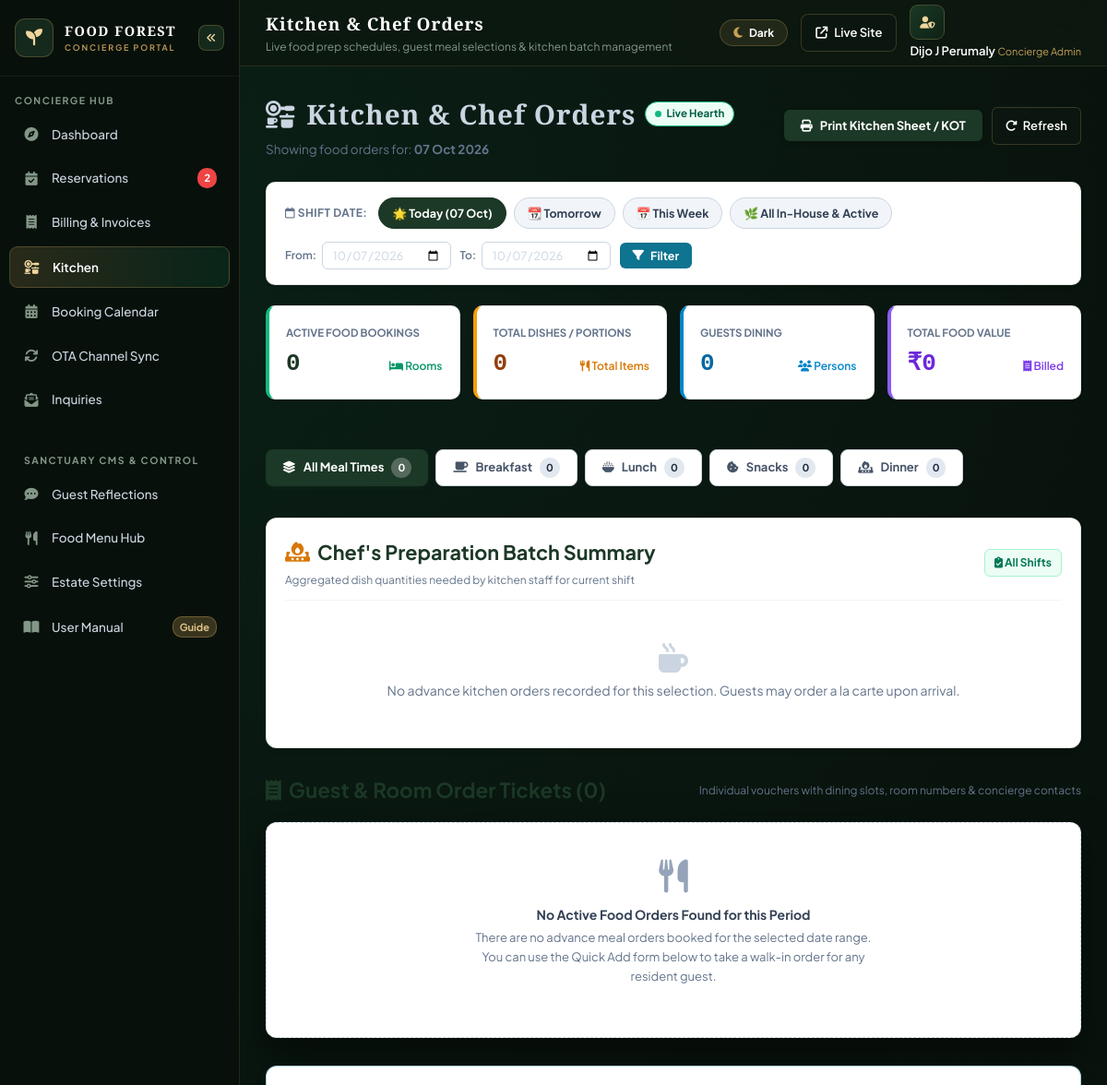
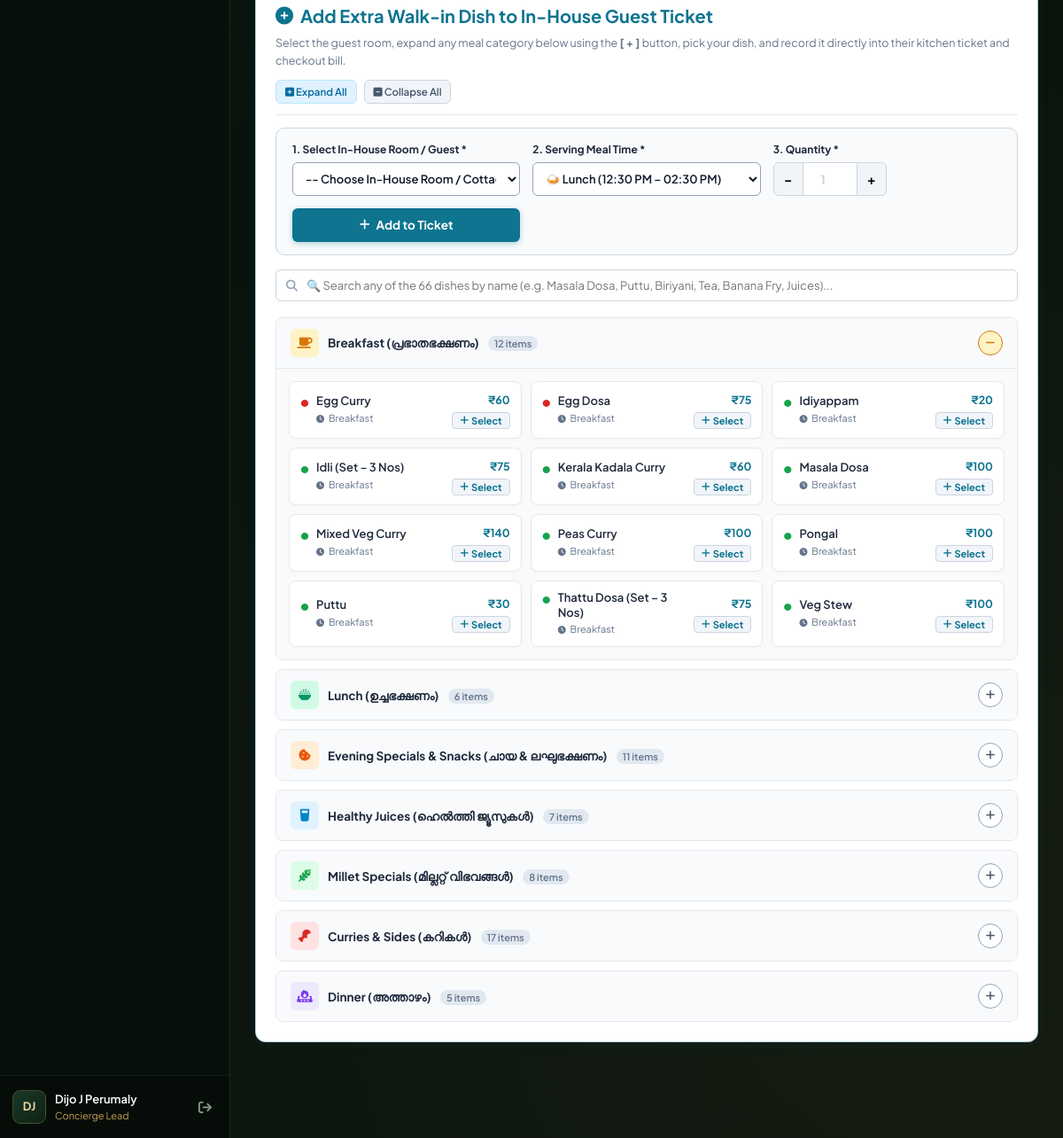
/admin/kitchen.php (signed in), run on the app's committed database (2 pictures, top to bottom).
### tables this page shows
CREATE TABLE `food_menu` (
  `id` int(11) NOT NULL AUTO_INCREMENT,
  `category` varchar(50) NOT NULL,
  `default_meal_time` varchar(50) DEFAULT 'breakfast',
  `heading` varchar(200) NOT NULL,
  `subtitle` varchar(255) DEFAULT NULL,
  `price` decimal(10,2) NOT NULL DEFAULT 0.00,
  `price_note` varchar(100) DEFAULT 'Per Set',
  `description` text DEFAULT NULL,
  `inclusions` text DEFAULT NULL,
  `dietary_type` varchar(50) DEFAULT 'veg',
  `badge` varchar(100) DEFAULT 'Farm Fresh',
  `image_url` varchar(255) DEFAULT NULL,
  `gallery_images` text DEFAULT NULL,
  `display_order` int(11) DEFAULT 0,
  `is_active` tinyint(1) DEFAULT 1,
  `created_at` timestamp NOT NULL DEFAULT current_timestamp(),
  PRIMARY KEY (`id`)
);

### admin/kitchen.php (the view, shortened to what the rows shown need)
<?php
require_once __DIR__ . '/includes/header.php';
$pdo = get_db();
$all_dishes = $pdo->query("SELECT id, heading, category, price, default_meal_time, dietary_type FROM food_menu WHERE is_active = 1 ORDER BY category ASC, heading ASC")->fetchAll(PDO::FETCH_ASSOC);
?>
<div class="adm-kitchen-wrap" style="padding-bottom: 50px;">
    <div class="adm-section-header" style="display: flex; justify-content: space-between; align-items: center; flex-wrap: wrap; gap: 16px; margin-bottom: 24px;">
        <div>
            <div style="display: flex; align-items: center; gap: 10px; flex-wrap: wrap;">
                <h1 class="adm-page-title font-serif" style="margin: 0; font-size: 1.85rem; color: var(--accent-green); display: flex; align-items: center; gap: 10px;">
                    <i class="fa-solid fa-kitchen-set" style="color: var(--accent-gold);"></i>
                    Kitchen &amp; Chef Orders
                </h1>
            </div>
        </div>
    </div>
    <div class="adm-card" style="background: #FFFFFF; border: 1.5px solid rgba(14, 116, 144, 0.35); border-radius: 12px; padding: 22px; box-shadow: 0 4px 14px rgba(14, 116, 144, 0.08); margin-top: 25px;">
        <?php
        $categories_meta = [
            'breakfast' => ['title' => 'Breakfast (പ്രഭാതഭക്ഷണം)', 'icon' => 'fa-mug-saucer', 'color' => '#D97706', 'bg' => '#FEF3C7', 'default_open' => true],
            'lunch' => ['title' => 'Lunch (ഉച്ചഭക്ഷണം)', 'icon' => 'fa-bowl-rice', 'color' => '#059669', 'bg' => '#D1FAE5', 'default_open' => false],
            'snacks' => ['title' => 'Evening Specials & Snacks (ചായ & ലഘുഭക്ഷണം)', 'icon' => 'fa-cookie-bite', 'color' => '#EA580C', 'bg' => '#FFEDD5', 'default_open' => false],
            'juices' => ['title' => 'Healthy Juices (ഹെൽത്തി ജ്യൂസുകൾ)', 'icon' => 'fa-glass-water', 'color' => '#0284C7', 'bg' => '#E0F2FE', 'default_open' => false],
            'millet' => ['title' => 'Millet Specials (മില്ലറ്റ് വിഭവങ്ങൾ)', 'icon' => 'fa-wheat-awn', 'color' => '#16A34A', 'bg' => '#DCFCE7', 'default_open' => false],
            'curries' => ['title' => 'Curries & Sides (കറികൾ)', 'icon' => 'fa-drumstick-bite', 'color' => '#DC2626', 'bg' => '#FEE2E2', 'default_open' => false],
            'dinner' => ['title' => 'Dinner (അത്താഴം)', 'icon' => 'fa-fire-burner', 'color' => '#7C3AED', 'bg' => '#EDE9FE', 'default_open' => false],
        ];
        $dishes_by_category = [];
        foreach ($all_dishes as $d) {
            $cat = $d['category'] ?? 'lunch';
            if (!isset($dishes_by_category[$cat])) {
                $dishes_by_category[$cat] = [];
            }
            $dishes_by_category[$cat][] = $d;
        }
        ?>
        <div class="menu-categories-accordion" id="menu_categories_accordion" style="display: flex; flex-direction: column; gap: 10px;">
            <?php foreach ($categories_meta as $cat_key => $meta):
                $cat_dishes = $dishes_by_category[$cat_key] ?? [];
                $is_open = !empty($meta['default_open']);
            ?>
                <div class="category-accordion-item" id="cat-card-<?php echo $cat_key; ?>" style="border: 1.5px solid #E2E8F0; border-radius: 8px; overflow: hidden; background: #FFFFFF; transition: border-color 0.2s ease;">
                    <div class="cat-accordion-header" onclick="toggleMenuCategory('<?php echo $cat_key; ?>');" style="background: #F8FAFC; padding: 12px 16px; cursor: pointer; display: flex; justify-content: space-between; align-items: center; user-select: none; border-bottom: <?php echo $is_open ? '1px solid #E2E8F0' : 'none'; ?>;">
                        <div style="display: flex; align-items: center; gap: 10px;">
                            <span style="width: 32px; height: 32px; border-radius: 6px; background: <?php echo $meta['bg']; ?>; color: <?php echo $meta['color']; ?>; display: inline-flex; align-items: center; justify-content: center; font-size: 14px;">
                                <i class="fa-solid <?php echo $meta['icon']; ?>"></i>
                            </span>
                            <div>
                                <span style="font-weight: 700; font-size: 13.5px; color: #1E293B;">
                                    <?php echo htmlspecialchars($meta['title']); ?>
                                </span>
                                <span style="margin-left: 8px; font-size: 11px; font-weight: 600; color: #64748B; background: #E2E8F0; padding: 2px 7px; border-radius: 10px;">
                                    <?php echo count($cat_dishes); ?> items
                                </span>
                            </div>
                        </div>
                        <button type="button" class="cat-toggle-btn" id="cat-btn-<?php echo $cat_key; ?>" aria-label="Toggle category" style="width: 28px; height: 28px; border-radius: 50%; border: 1.5px solid <?php echo $is_open ? $meta['color'] : '#94A3B8'; ?>; background: <?php echo $is_open ? $meta['bg'] : '#FFFFFF'; ?>; color: <?php echo $is_open ? $meta['color'] : '#475569'; ?>; display: flex; align-items: center; justify-content: center; font-size: 12px; cursor: pointer; transition: all 0.2s ease;">
                            <i class="fa-solid <?php echo $is_open ? 'fa-minus' : 'fa-plus'; ?>"></i>
                        </button>
                    </div>
                    <div class="cat-accordion-body" id="cat-body-<?php echo $cat_key; ?>" style="display: <?php echo $is_open ? 'grid' : 'none'; ?>; grid-template-columns: repeat(auto-fill, minmax(260px, 1fr)); gap: 10px; padding: 14px; background: #FAFAFA;">
                        <?php foreach ($cat_dishes as $dish):
                            $is_veg = (($dish['dietary_type'] ?? 'veg') === 'veg');
                        ?>
                            <div class="dish-item-card"
                                 id="dish-card-<?php echo $dish['id']; ?>"
                                 data-dish-id="<?php echo $dish['id']; ?>"
                                 data-dish-name="<?php echo htmlspecialchars($dish['heading'], ENT_QUOTES); ?>"
                                 data-dish-price="<?php echo (float)$dish['price']; ?>"
                                 data-dish-meal="<?php echo htmlspecialchars($dish['default_meal_time']); ?>"
                                 data-dish-category="<?php echo htmlspecialchars($dish['category']); ?>"
                                 onclick="selectDishForWalkin(this);"
                                 style="background: #FFFFFF; border: 1.5px solid #E2E8F0; border-radius: 8px; padding: 10px 12px; cursor: pointer; display: flex; justify-content: space-between; align-items: center; gap: 8px; transition: all 0.2s ease; box-shadow: 0 1px 3px rgba(0,0,0,0.02);">
                                <div style="display: flex; align-items: flex-start; gap: 8px; flex: 1;">
                                    <span style="color: <?php echo $is_veg ? '#16A34A' : '#DC2626'; ?>; font-size: 11px; margin-top: 2px;">●</span>
                                    <div>
                                        <div class="dish-name-label" style="font-size: 13px; font-weight: 600; color: #1E293B; line-height: 1.3;">
                                            <?php echo htmlspecialchars($dish['heading']); ?>
                                        </div>
                                        <div style="font-size: 11px; color: #64748B; margin-top: 2px; text-transform: capitalize;">
                                            <i class="fa-solid fa-clock" style="font-size: 9px; margin-right: 3px;"></i> <?php echo htmlspecialchars($dish['default_meal_time']); ?>
                                        </div>
                                    </div>
                                </div>
                                <div style="display: flex; flex-direction: column; align-items: flex-end; gap: 4px;">
                                    <span style="font-size: 12.5px; font-weight: 700; color: #0E7490;">
                                        ₹<?php echo number_format($dish['price'], 0); ?>
                                    </span>
                                    <button type="button" class="dish-select-btn" style="padding: 2px 8px; font-size: 11px; font-weight: 700; background: #F1F5F9; color: #0E7490; border: 1px solid #CBD5E1; border-radius: 4px; cursor: pointer; display: inline-flex; align-items: center; gap: 3px;">
                                        <i class="fa-solid fa-plus"></i> Select
                                    </button>
                                </div>
                            </div>
                        <?php endforeach; ?>
                    </div>
                </div>
            <?php endforeach; ?>
        </div>
    </div>
</div>
<?php
require_once __DIR__ . '/includes/footer.php';
?>

### data on the page
food_menu: heading "Egg Curry", default_meal_time "Breakfast", price "60"
food_menu: heading "Egg Dosa", default_meal_time "Breakfast", price "75"
food_menu: heading "Idiyappam", default_meal_time "Breakfast", price "20"
food_menu: heading "Idli (Set – 3 Nos)", default_meal_time "Breakfast", price "75"
food_menu: heading "Kerala Kadala Curry", default_meal_time "Breakfast", price "60"
food_menu: heading "Masala Dosa", default_meal_time "Breakfast", price "100"
food_menu: heading "Mixed Veg Curry", default_meal_time "Breakfast", price "140"
food_menu: heading "Peas Curry", default_meal_time "Breakfast", price "100"
food_menu: heading "Pongal", default_meal_time "Breakfast", price "100"
food_menu: heading "Puttu", default_meal_time "Breakfast", price "30"
food_menu: heading "Thattu Dosa (Set – 3 Nos)", default_meal_time "Breakfast", price "75"
food_menu: heading "Veg Stew", default_meal_time "Breakfast", price "100"

### other printed values
$pending_count "2"
$initials "DJ"
$admin['full_name'] "Dijo J Perumaly"
$admin['role'] "Concierge Lead"
$page_title "Kitchen & Chef Orders"
$page_subtitle "Live food prep schedules, guest meal selections & kitchen batch management"
date('d M Y', strtotime($from_date)) "07 Oct 2026"
count($kitchen_bookings) "0"
$total_portions "0"
$total_guests_dining "0"
$total_food_revenue "0"
array_sum(array_column($prep_summary, 'count')) "0"
$s_key "Breakfast"
$s_data['count'] "0"
$s_key "Lunch"
